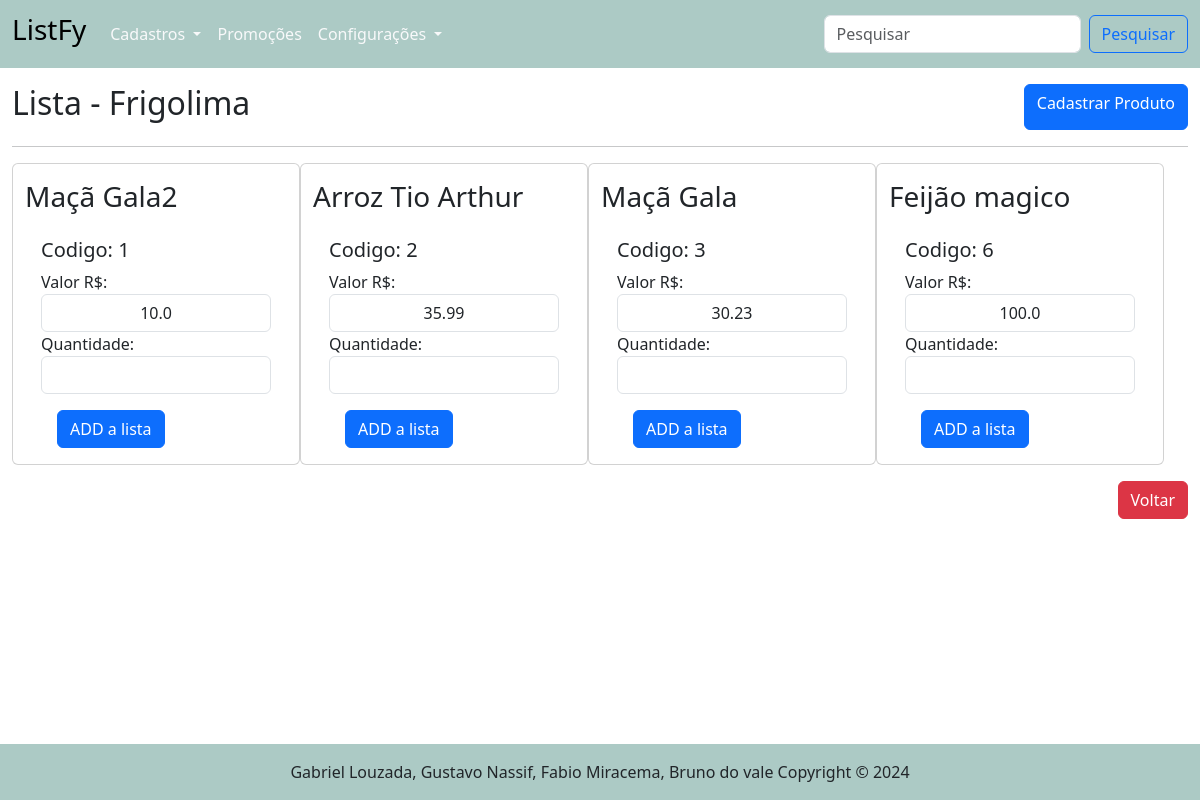
/itens_lista/categorias/2/4, run on an earlier commit of the app's database.
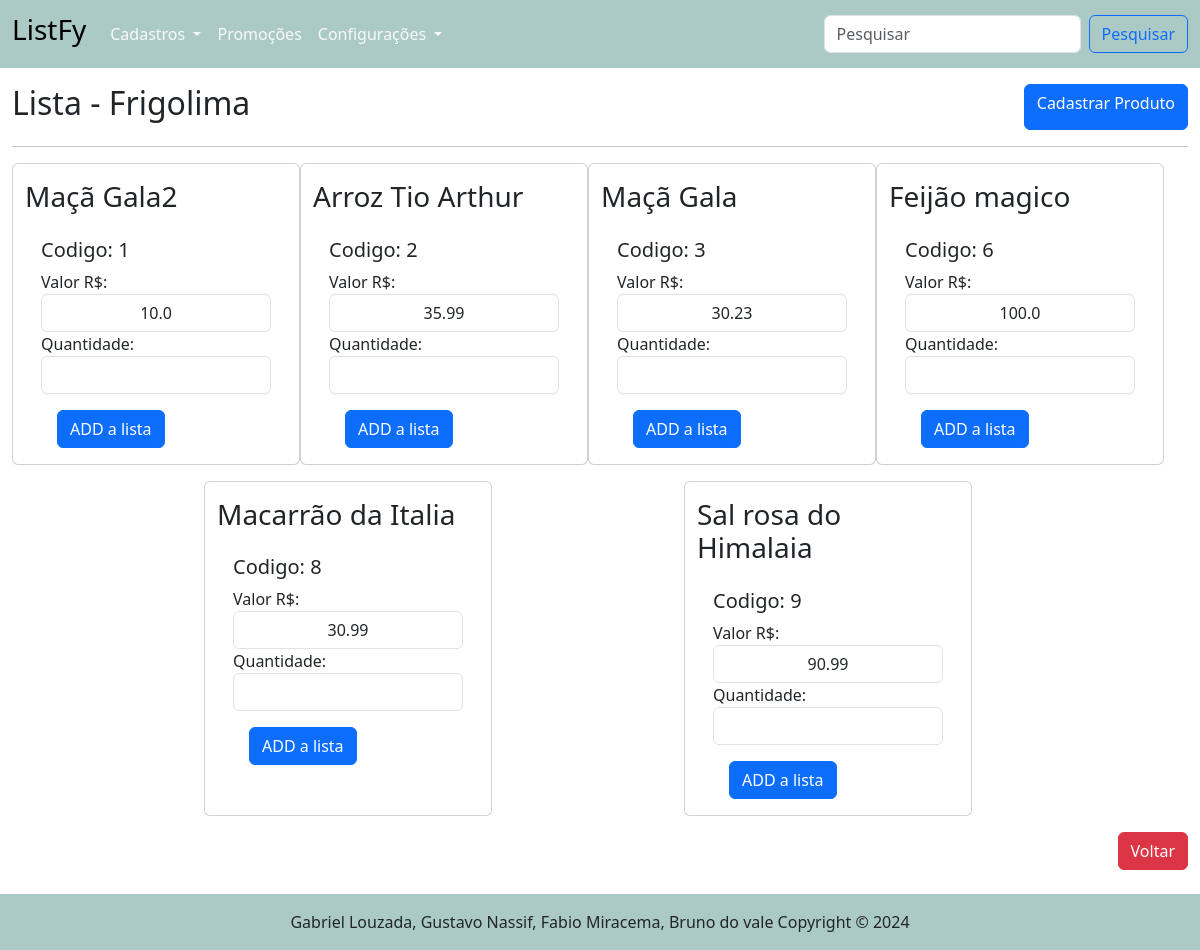
And on a later commit of the database.
### tables this page shows
CREATE TABLE "produto" (
	"id_produto"	INTEGER,
	"nome_produto"	TEXT NOT NULL,
	"id_categoria"	INTEGER NOT NULL,
	"valor_produto"	REAL NOT NULL,
	PRIMARY KEY("id_produto" AUTOINCREMENT),
	FOREIGN KEY("id_categoria") REFERENCES "categoria"("id_categoria")
);

### routes/itens_lista_routes.py (the view)
@router.get("/produtos", response_class=HTMLResponse)
async def get_produtos(request: Request):
    produtos = obter_todos_produtos()
    return templates.TemplateResponse("/itens_lista/listar_produtos.html", {"request": request, "produtos": produtos})

### templates/itens_lista/listar_produtos.html (shortened to what this page needs)
{% extends "base.html" %}
{% block conteudo %}
<main class="container-fluid">
    <div class="d-flex justify-content-between mt-3">
        <h2>Lista - {{lista.estabelecimento}}</h2>
        <a href="/produto/cadastrar_produto" class="btn btn-primary"> Cadastrar Produto</a>
    </div>
    <hr>
    <div class="row container-fluid d-flex justify-content-evenly">
        {% for p in produtos %}
        {% set id_produto = p.id_produto %}
        <div class="card col-12 mb-3" style="width: 18rem;">
            <form action="/itens_lista/post_itens_lista/{{lista.id_lista}}" method="post">
                <div>
                    <h3 class="mt-3">{{ p.nome_produto}}</h3>
                </div>
                <div class="card-body">
                    <h5>Codigo: {{p.id_produto}}</h5>
                    <div>
                        <label for="{{valor_produto}}">Valor R$:</label>
                        <input style="text-align: center;" type="text" class="form-control" id="valor_produto"
                            name="valor_produto" value="{{ p.valor_produto }}">
                    </div>
                    <div>
                        <label for="{{quantidade}} m-3">Quantidade:</label>
                        <input style="text-align: center;" type="text" class="form-control mb-3" id="quantidade"
                            name="quantidade">
                    </div>
                    <div class="col-12">
                        <button class="btn btn-primary mx-3" type="submit">ADD a lista</button>
                    </div>
                </div>
            </form>
        </div>
        {% endfor %}
    </div>
    <div class="row">
        <div class="col-12 d-flex justify-content-end">
            <a href="/lista" class="btn btn-danger"> Voltar</a>
        </div>
    </div>
</main>
{% endblock %}

What changed in the data, as far as the page shows it:
added produto: nome_produto "Macarrão da Italia", id_produto "8", valor_produto "30.99"
added produto: nome_produto "Sal rosa do Himalaia", id_produto "9", valor_produto "90.99"
